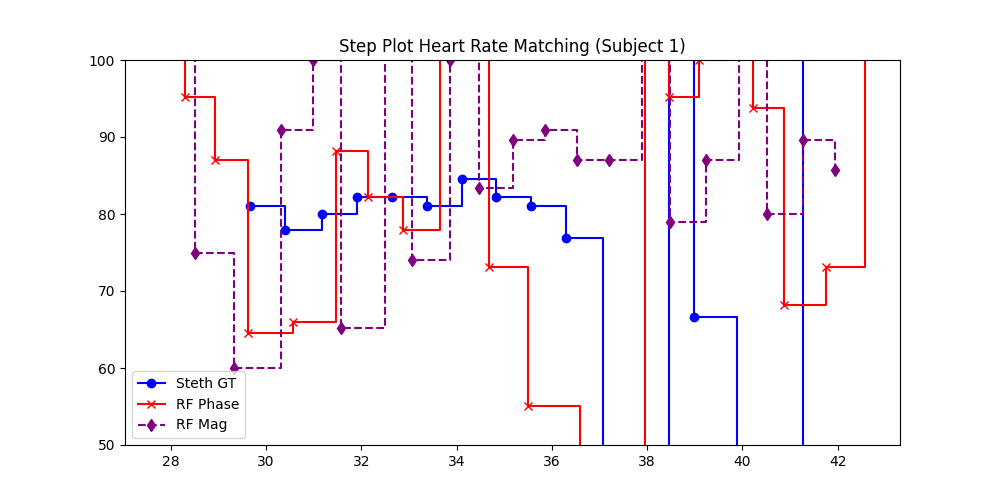

Source code (Python):
"""
Test script to plot the heart rate step-plots from all three signals overlaid.
"""
import h5py, os, numpy as np
import matplotlib.pyplot as plt
from scipy.signal import butter, sosfiltfilt, decimate, hilbert, find_peaks, detrend
from scipy.io import wavfile

BASE  = r'd:\Bioview\My_RF_work_v1\data_new\data_latest'
FS_RF = 10000; DEC1 = 10; DEC2 = 10
FS_100 = 100
FC    = 0.9e9
SCALE = ((299_792_458.0 / FC) * 1000.0) / (4.0 * np.pi)

s = dict(sub_dir='Sub_1_Prof_kan', rec=6, k_on=27.53, k_off=43.33)

def bpf(x, lo, hi, fs, order=4):
    sos = butter(order, [lo, hi], btype='band', fs=fs, output='sos')
    return sosfiltfilt(sos, x)

def robust_phase(ic, qc):
    iq = ic + 1j*qc
    dp = np.angle(iq[1:] * np.conj(iq[:-1]))
    h, bins = np.histogram(dp, bins=512)
    co = bins[np.argmax(h)] + (bins[1]-bins[0])/2
    dp -= co
    iqr = np.percentile(dp, 75) - np.percentile(dp, 25)
    dp = np.clip(dp, -max(3*iqr, 0.01), max(3*iqr, 0.01))
    return signal.detrend(np.insert(np.cumsum(dp), 0, 0.0), type='linear')

import scipy.signal as signal

def fit_circle(x, y):
    A = np.column_stack([x, y, np.ones_like(x)])
    B = -(x**2 + y**2)
    r, *_ = np.linalg.lstsq(A, B, rcond=None)
    return -r[0]/2, -r[1]/2

# Load RF
rp = os.path.join(BASE, s['sub_dir'], f"Rec_{s['rec']}.h5")
with h5py.File(rp, 'r') as f: raw = f['data'][:]
ic, qc = -raw[0,:], raw[1,:]
xc, yc = fit_circle(ic, qc); ic -= xc; qc -= yc

phi = robust_phase(ic, qc) * SCALE
mag_raw = np.sqrt(ic**2 + qc**2)

# Downsample to 100 Hz
phi_100 = decimate(decimate(phi, DEC1, ftype='fir'), DEC2, ftype='fir')
mag_100 = decimate(decimate(mag_raw, DEC1, ftype='fir'), DEC2, ftype='fir')

# Filter at 100 Hz
phi_hr = bpf(phi_100, 0.9, 2.5, FS_100)
mag_hr = bpf(mag_100, 0.9, 2.5, FS_100)

# Load Stethoscope
wp = os.path.join(BASE, s['sub_dir'], f"sthethoscope_rec{s['rec']:02d}.wav")
fs_a, aud = wavfile.read(wp)
aud = aud.astype(np.float64) / 32768.0
if aud.ndim > 1: aud = aud.mean(1)

st_bp = bpf(aud, 30, 1000, fs_a)
st_env_a = np.abs(hilbert(st_bp))

t_rf = np.arange(len(phi_100)) / FS_100
t_a = np.arange(len(st_env_a)) / fs_a
st_env_100 = np.interp(t_rf, t_a, st_env_a)

st_hr = bpf(st_env_100, 0.9, 2.5, FS_100)

# Extract Korotkoff window ONLY
mask = (t_rf >= s['k_on']) & (t_rf <= s['k_off'])
t_k = t_rf[mask]
st_k = st_hr[mask]
phi_k = phi_hr[mask]
mag_k = mag_hr[mask]

# Normalize locally inside the Korotkoff window
st_k = st_k / np.max(np.abs(st_k))
phi_k = phi_k / np.max(np.abs(phi_k))
mag_k = mag_k / np.max(np.abs(mag_k))

min_dist = int(FS_100 * 0.5)
pks_s, _ = find_peaks(st_k, distance=min_dist, prominence=0.15)
pks_p, _ = find_peaks(-phi_k, distance=min_dist, prominence=0.15)
pks_m, _ = find_peaks(mag_k, distance=min_dist, prominence=0.15)

t_s_pks = t_k[pks_s]
t_p_pks = t_k[pks_p]
t_m_pks = t_k[pks_m]

plt.figure(figsize=(10, 5))
plt.step(t_s_pks[:-1], 60.0 / np.diff(t_s_pks), color='blue', label='Steth GT', where='post', marker='o')
plt.step(t_p_pks[:-1], 60.0 / np.diff(t_p_pks), color='red', label='RF Phase', where='post', marker='x')
plt.step(t_m_pks[:-1], 60.0 / np.diff(t_m_pks), color='purple', label='RF Mag', where='post', marker='d', linestyle='--')
plt.legend()
plt.ylim(50, 100)
plt.title("Step Plot Heart Rate Matching (Subject 1)")
plt.savefig('d:\\Bioview\\My_RF_work_v1\\scratch\\debug_hr_step.png')
print("Saved debug step plot")
